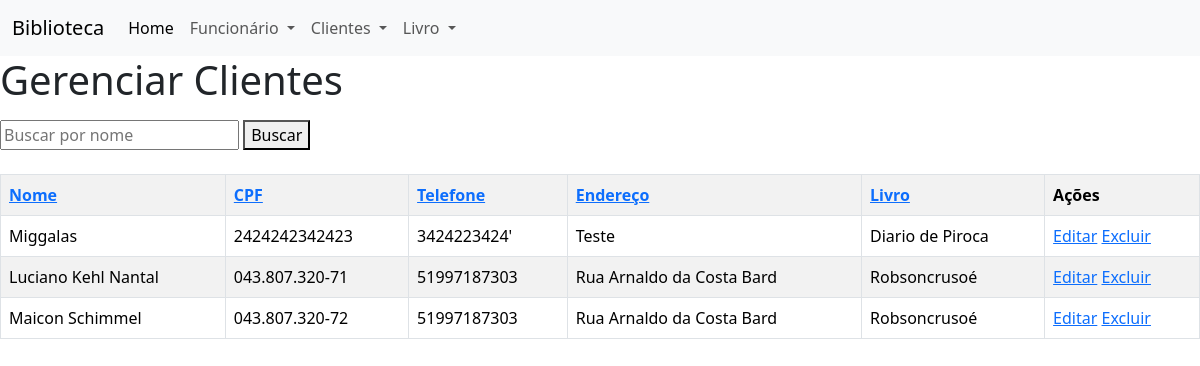
The app's page /clientes/ordenar/telefone/?busca= with its own data.
### academico/models.py (models this page shows, shortened)
class Cliente(models.Model):
    nome = models.CharField(max_length=100)
    cpf = models.CharField(max_length=14, unique=True)
    telefone = models.CharField(max_length=15)
    endereco = models.CharField(max_length=200)
    livro = models.ForeignKey(
        Livro, on_delete=models.RESTRICT, related_name="clientes")
    ativo = models.BooleanField(default=True)

class Livro(models.Model):
    titulo = models.CharField(max_length=200)
    autor = models.CharField(max_length=150)
    editora = models.CharField(max_length=100)
    ano_publicacao = models.PositiveIntegerField()
    isbn = models.CharField(max_length=20, unique=True)
    genero = models.CharField(max_length=20, choices=GENERO_CHOICES)
    quantidade_disponivel = models.PositiveIntegerField(default=1)

### academico/views.py (the view)
# urls.py: path('clientes/ordenar/<campo>/', views.ordenar_clientes, name='ordenar_clientes'),
def ordenar_clientes(request, campo):
    campo_ordenacao = ORDENACAO_CLIENTES_LOOKUP.get(campo)
    busca = request.GET.get('busca', '')
    clientes = Cliente.objects.filter(ativo=True)
    if busca:
        clientes = clientes.filter(nome__icontains=busca)
    clientes = clientes.order_by(campo_ordenacao)
    return render(request, 'academico/lista_clientes.html', {
        'clientes': clientes,
        'ativos': True,
        'query': busca
    })

### academico/templates/academico/lista_clientes.html (shortened to what this page needs)
{% extends 'academico/base.html' %}
{% block content %}
{% if ativos %}
<h1>Gerenciar Clientes</h1>
{% else %}
<h1>Gerenciar Clientes Inativos</h1>
{% endif %}
<p>
<form method="get">
    <input type="text" name="busca" placeholder="Buscar por nome" value="{{ query|default:'' }}">
    <button type="submit">Buscar</button>
</form>
</p>
<table class="table table-bordered table-striped table-hover mt-4">
    <tr>
        {% if ativos %}
        <th><a href="{% url 'ordenar_clientes' 'nome' %}?busca={{ query }}">Nome</a></th>
        <th><a href="{% url 'ordenar_clientes' 'cpf' %}?busca={{ query }}">CPF</a></th>
        <th><a href="{% url 'ordenar_clientes' 'telefone' %}?busca={{ query }}">Telefone</a></th>
        <th><a href="{% url 'ordenar_clientes' 'endereco' %}?busca={{ query }}">Endereço</a></th>
        <th><a href="{% url 'ordenar_clientes' 'livro' %}?busca={{ query }}">Livro</a></th>
        {% endif %}
        <th>Ações</th>
    </tr>
    {% for cliente in clientes %}
    <tr>
        <td>{{ cliente.nome }}</td>
        <td>{{ cliente.cpf }}</td>
        <td>{{ cliente.telefone }}</td>
        <td>{{ cliente.endereco }}</td>
        <td>{{ cliente.livro.titulo }}</td>
        <td>
            {% if ativos %}
            <a href="{% url 'editar_cliente' cliente.id %}">Editar</a>
            <a href="{% url 'excluir_cliente' cliente.id %}">Excluir</a>
            {% else %}
            <a href="{% url 'ativar_cliente' cliente.id %}">Ativar</a>
            {% endif %}
        </td>
    </tr>
    {% endfor %}
</table>
{% endblock %}

### records on screen
Cliente: nome "Miggalas", cpf "2424242342423", telefone "3424223424'", endereco "Teste", livro.titulo "Diario de Piroca"
Cliente: nome "Luciano Kehl Nantal", cpf "043.807.320-71", telefone "51997187303", endereco "Rua Arnaldo da Costa Bard", livro.titulo "Robsoncrusoé"
Cliente: nome "Maicon Schimmel", cpf "043.807.320-72", telefone "51997187303", endereco "Rua Arnaldo da Costa Bard", livro.titulo "Robsoncrusoé"
